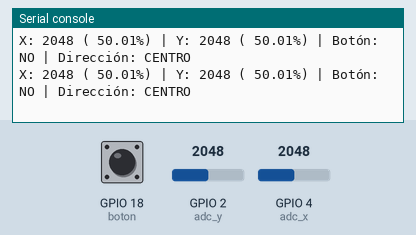
A program run on a simulated ESP32 board running MicroPython. Shown: the last lines printed to the serial console. The test bench sets the inputs (shaded band); at power-on: GPIO 2 (adc_y) = 2048, GPIO 4 (adc_x) = 2048, GPIO 18 (boton) HIGH (analog values on the 0–4095 scale).

Above: at 1.2 s.
1.3 s: GPIO 2 (adc_y) set to 1228
At 1.32 s:
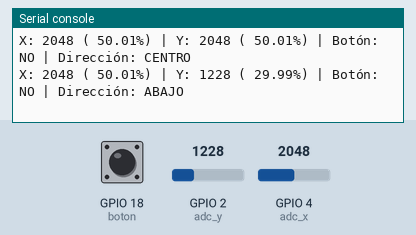
2.8 s: GPIO 4 (adc_x) set to 1228
At 2.83 s:
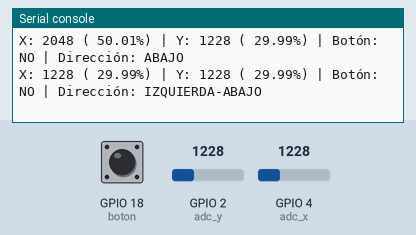
4.3 s: GPIO 18 (boton) pulled LOW for 0.15 s
At 4.35 s:
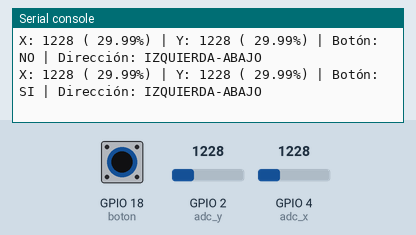
5.9 s: GPIO 2 (adc_y) set to 491
At 5.97 s:
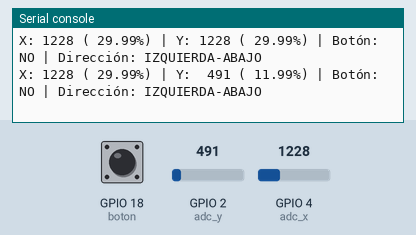
7.4 s: GPIO 18 (boton) pulled LOW for 1 s
At 7.48 s:
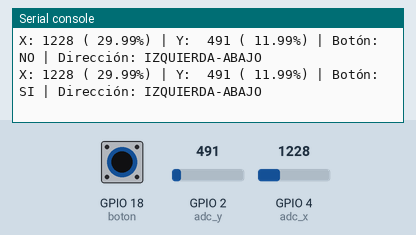
9.9 s: GPIO 4 (adc_x) set to 491
At 9.91 s:
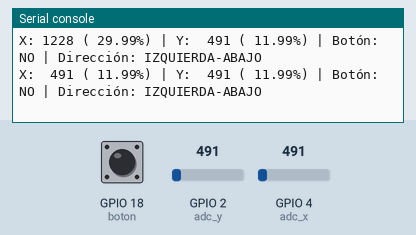

The program:

pruebaJoistik.py
```python
from machine import Pin, ADC
import time

# Configuración de pines
# Ejes analógicos del joystick
adc_x = ADC(Pin(4))  # Eje X en pin 4
adc_y = ADC(Pin(2))  # Eje Y en pin 2

# Botón del joystick (entrada digital con pull-up)
boton = Pin(18, Pin.IN, Pin.PULL_UP)

# Configurar atenuación para lectura ADC (0-3.3V)
adc_x.atten(ADC.ATTN_11DB)
adc_y.atten(ADC.ATTN_11DB)

def leer_joystick():
    """
    Lee los valores del joystick y retorna un diccionario con los datos
    """
    # Leer valores analógicos (0-4095)
    valor_x = adc_x.read()
    valor_y = adc_y.read()

    # Convertir a porcentaje (0-100%)
    porcentaje_x = (valor_x / 4095) * 100
    porcentaje_y = (valor_y / 4095) * 100

    # Leer estado del botón (0 = presionado, 1 = no presionado debido al pull-up)
    estado_boton = not boton.value()  # Invertir para que True = presionado

    return {
        'x_raw': valor_x,
        'y_raw': valor_y,
        'x_percent': round(porcentaje_x, 2),
        'y_percent': round(porcentaje_y, 2),
        'boton_presionado': estado_boton
    }

def detectar_direccion(x_percent, y_percent, umbral=20):
    """
    Detecta la dirección del joystick basándose en los porcentajes
    umbral: porcentaje mínimo para considerar movimiento
    """
    direccion = "CENTRO"

    # Detectar movimiento en X
    if x_percent < (50 - umbral):
        direccion = "IZQUIERDA"
    elif x_percent > (50 + umbral):
        direccion = "DERECHA"

    # Detectar movimiento en Y
    if y_percent < (50 - umbral):
        if direccion == "CENTRO":
            direccion = "ABAJO"
        else:
            direccion += "-ABAJO"
    elif y_percent > (50 + umbral):
        if direccion == "CENTRO":
            direccion = "ARRIBA"
        else:
            direccion += "-ARRIBA"

    return direccion

def main():
    """
    Función principal que lee continuamente el joystick
    """
    print("=== LECTURA DE JOYSTICK ===")
    print("Eje X: Pin 4")
    print("Eje Y: Pin 2")
    print("Botón: Pin 18")
    print("Presiona Ctrl+C para salir\n")

    try:
        while True:
            # Leer valores del joystick
            datos = leer_joystick()

            # Detectar dirección
            direccion = detectar_direccion(datos['x_percent'], datos['y_percent'])

            # Mostrar información
            print(f"X: {datos['x_raw']:4d} ({datos['x_percent']:6.2f}%) | "
                  f"Y: {datos['y_raw']:4d} ({datos['y_percent']:6.2f}%) | "
                  f"Botón: {'SI' if datos['boton_presionado'] else 'NO':2s} | "
                  f"Dirección: {direccion}")

            # Pequeña pausa para no saturar la consola
            time.sleep(0.1)

    except KeyboardInterrupt:
        print("\n\nLectura del joystick terminada.")

# Ejecutar el programa principal
if __name__ == "__main__":
    main()
```

Measured:
- after the input at 1.3 s, the serial console: prints a new line at once (image 1)
- after the input at 2.8 s, the serial console: prints a new line at once (image 2)
- after the input at 4.3 s, the serial console: prints a new line at once (image 3)
- after the input at 5.9 s, the serial console: prints a new line after 0.06 s (image 4)
- after the input at 7.4 s, the serial console: prints a new line after 0.08 s (image 5)
- after the input at 9.9 s, the serial console: prints a new line at once (image 6)
